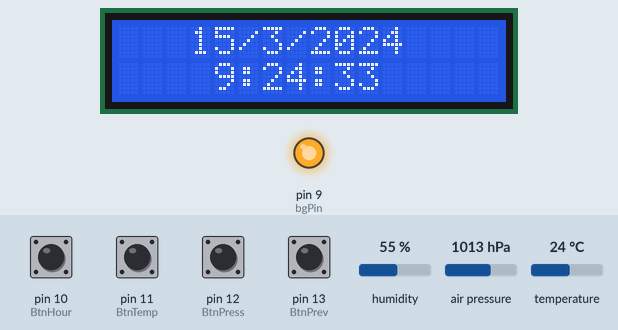
This sketch was run on a simulated Arduino Uno, built with avr-gcc and run on an emulated ATmega328P. On the bench: 16×2 character LCD, output pins drawn as LEDs (lit = HIGH). The inputs (shaded band) are chosen by the test bench; at power-on: pin 10 (BtnHour), pin 11 (BtnTemp), pin 12 (BtnPress), pin 13 (BtnPrev) HIGH, humidity 55 %, air pressure 1013 hPa, temperature 24 °C. The local clock reads 2024-03-15 10:24:30 at power-on unless the sketch sets it; what the sketch prints to the serial monitor is not drawn.

Above: at 3.2 s.
3.3 s: pin 11 (BtnTemp) pulled LOW for 1 s
At 4.7 s:
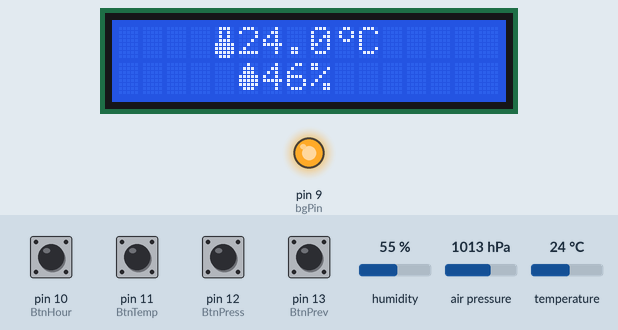
5.8 s: humidity set to 22 %
At 8.3 s:
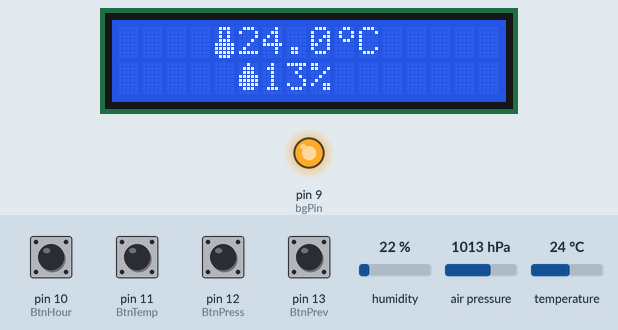
8.6 s: pin 12 (BtnPress) pulled LOW for 0.15 s
At 9.8 s:
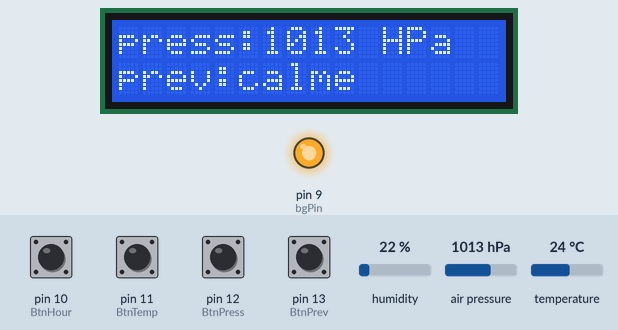
10.2 s: pin 13 (BtnPrev) pulled LOW for 1 s
At 11.8 s:
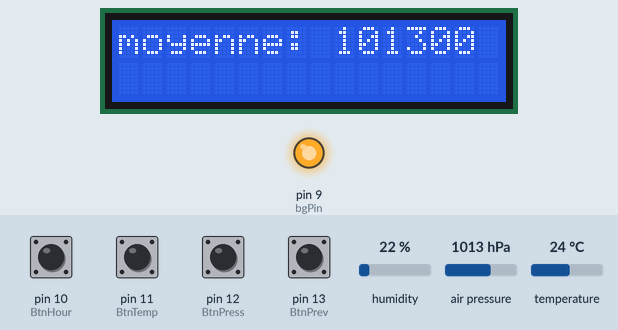
12.7 s: pin 10 (BtnHour) pulled LOW for 1 s
At 14.5 s:
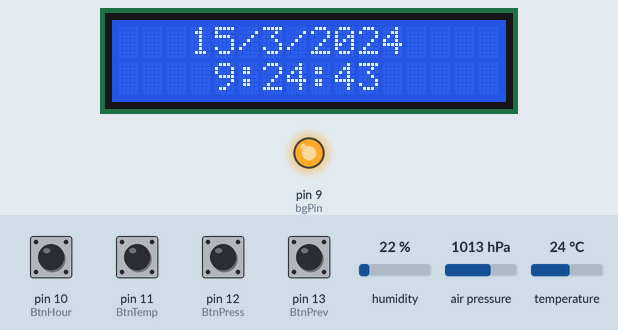
Timing chart, 0 to 16.0 s (numbered marks = the images above; inputs shaded):
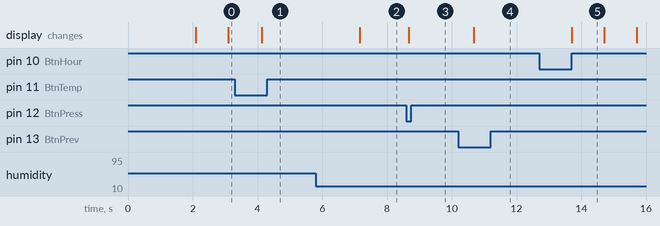

Measured:
- after the input at 3.3 s, the display: changes after 0.82 s (image 1)
- after the input at 5.8 s, the display: changes after 1.4 s (image 2)
- after the input at 8.6 s, the display: changes after 0.07 s (image 3)
- after the input at 10.2 s, the display: changes after 0.48 s (image 4)
- after the input at 12.7 s, the display: changes after 1.0 s (image 5)
- what the display in image 5 shows lasts 1.0 s, from 13.7 s to 14.7 s

The sketch:

station_meteo_V2.1.ino
```cpp
#include<LiquidCrystal.h> // import module pour lcd
#include <Wire.h>
#include <DS3231.h> // import module  pour horloge
#include "DHT.h"// import temp + humi
#include <Adafruit_BMP085.h> //press


#define A 6
#define DHTPIN 2   // Digital pin connected to the sDHT sensor temp + hum
#define DHTTYPE DHT11   // température et humidité


String infoSerial = "";

int screen = 1; // n° page lcd
int bgPin = 9; //pin rétroeclairage lcd

float t = 0; //valeur température
int h = 0; // valeur humidité

int prev_hour = 0;
int prev_min = 0;
int n_tab = 0;
String prevision = "";
long int tab_pression[A] {};
int z = 0;
long int moyenne_press = 0;
long int pression = 0;

int BtnHour = 10;
int state_BtnHour = false;
int BtnTemp = 11;
int state_BtnTemp = false;
int BtnPress = 12;
int state_BtnPress = false;
int BtnPrev = 13;
int state_BtnPrev = false;

LiquidCrystal lcd(3, 4, 5, 6, 7, 8); //décalaration pin lcd
RTClib myRTC; //clock
DHT dht(DHTPIN, DHTTYPE); // température + humumidité
Adafruit_BMP085 bmp; //pression

// création des caractères spéciaux pour l'afficheur lcd
byte temp[] = {
  B01110,
  B01010,
  B01010,
  B01110,
  B11111,
  B11111,
  B11111,
  B01110
};
byte hydro[] = {
  B00100,
  B01110,
  B01110,
  B11111,
  B11111,
  B11111,
  B01110,
  B00000
};
byte cel[] = {
  B00110,
  B01001,
  B01001,
  B00110,
  B00000,
  B00000,
  B00000,
  B00000
};
byte hours[] = {
  B00000,
  B01110,
  B10101,
  B10111,
  B10001,
  B01110,
  B00000,
  B00000
};
byte day[] = {
  B00000,
  B11111,
  B11111,
  B10001,
  B10101,
  B10001,
  B11111,
  B00000
};


void setup() {

  Serial.begin(9600);

  dht.begin();
  bmp.begin();
  if (!bmp.begin()) {
    Serial.println("[+] !Could not find a valid BMP085 sensor, check wiring! [+]");
    while (1) {}
  }

  pinMode(BtnHour, INPUT_PULLUP);
  pinMode(BtnTemp, INPUT_PULLUP);
  pinMode(BtnPress, INPUT_PULLUP);
  pinMode(BtnPrev, INPUT_PULLUP);

  lcd.createChar(0, temp);
  lcd.createChar(1, hydro);
  lcd.createChar(2, cel);
  lcd.createChar(3, hours);
  lcd.createChar(4, day);
  lcd.clear();

  Wire.begin();

  pinMode(bgPin, OUTPUT);
  digitalWrite(bgPin, HIGH);
  lcd.begin(16, 2); // setup lcd nbr digit
  lcd.setCursor(4, 0);
  lcd.print("init ..."); // setup lcd text default
  lcd.setCursor(2, 1);
  lcd.print("Home Station");
  init_prev_min();
  get_press();
  init_tab();


  delay(2000);
  lcd.clear();

}


void loop() {
  read_btn();
  while(Serial.available()){
    infoSerial = Serial.read();
    Serial.print("recived : ");
    Serial.println(infoSerial);
    if (infoSerial == "102"){
      digitalWrite(bgPin, LOW);
      Serial.print("[+] rétro-éclairage désactivé");
    }
    else if (infoSerial == "110"){
      digitalWrite(bgPin, HIGH);
      Serial.print("[+] rétro-éclairage activé");
    }
  }
  switch (screen) {

    case 1: {    //Design of home page 1
        lcd.clear();
        screen_1();
      }
      break;
    case 2: { //Design of page 2
        lcd.clear();
        screen_2();
      }
      break;

    case 3: {   //Design of page 3
        lcd.clear();
        screen_3();
      }
      break;
    case 4: {   //Design of page 3
        lcd.clear();
        screen_4();
      }
      break;
  }
}
void read_btn(){ // lecture des boutons de séléctions
  state_BtnHour = digitalRead(BtnHour);
  state_BtnTemp = digitalRead(BtnTemp);
  state_BtnPress = digitalRead(BtnPress);
  state_BtnPrev = digitalRead(BtnPrev);

  if (state_BtnHour == LOW){
    screen = 1;
  }
  else if (state_BtnTemp == LOW){
    screen = 2;
  }
  else if (state_BtnPress == LOW){
    screen = 3;
  }
  else if (state_BtnPrev == LOW){
    screen = 4;
  }

}
void get_press() { // récupération de la valeur de la pression
  pression = bmp.readPressure();
}

void up_press() { // misse a jours de la pression chaque minutes et heures
  DateTime now = myRTC.now();
  if (now.minute() == prev_min + 10) {
    prev_min = now.minute();
    verif_prevision();
  }
  if (now.hour() != prev_hour) {
    prev_hour = now.hour();
    dif_pression();
  }
}
void verif_prevision() {
  tab_pression[z] = pression;
  z ++;
  if (z == 6) {
    z = 0;
  }
}

void dif_pression() { // Calcule de la prévision météo
  moyenne_press = (tab_pression[0] + tab_pression[1] + tab_pression[2] + tab_pression[3] + tab_pression[4] + tab_pression[5] - tab_pression[z]) / 5;
  Serial.print("[+] moyenne :");
  Serial.println(moyenne_press);
  Serial.print("[+] pression :");
  Serial.println(pression);

  if (moyenne_press == 0) {

      Serial.println("[+] !error : pression = 0 !");
      prevision = "X";

  }
  else if ((pression - 35) < moyenne_press && moyenne_press < (pression + 35)) {
    Serial.println("[+] Calme");
    prevision = "calme";

  }
  else if (moyenne_press < (pression + 35)) {
    Serial.println("[+] Beau temps");
    prevision = "beau temps";

  }
  else if (moyenne_press > (pression - 35) && pression <= 101500) {
    Serial.println("[+] Nuage/Pluie");
    prevision = "nuage/pluie";

  }
  else if (moyenne_press < (pression + 150) && pression <= 101500) {
    Serial.println("[+] Soleil à court terme");
    prevision = "soleil CT";

  }
  else if (moyenne_press > (pression - 150) && pression > 99500) {
    Serial.println("[+] Orage");
    prevision = "orage";

  }
  else if (moyenne_press < (pression + 150) && pression >= 101500) {
    Serial.println("[+] Soleil à long terme");
    prevision = "soleil LT";

  }
  else if (moyenne_press > (pression - 150) && pression <= 99500) {
    Serial.println("[+] Tempete");
    prevision = "tempête";

  }
  else {

    Serial.println("[+] non definie");
    prevision = "non définie";
  }

}
void init_prev_min() {
  DateTime now = myRTC.now();
  prev_min = now.minute();
}

void init_tab() { // initialisation tableau avec les valeurs de la pression
  for (int i = 1; i <= 6; i++) {
    tab_pression[i] = pression;
  }
}


void screen_1() { //Design page 1 : affichage Date et heure
  func_loop();
  DateTime now = myRTC.now();
  lcd.setCursor(3, 0);
  lcd.print(now.day(), DEC);
  lcd.print('/');
  lcd.print(now.month(), DEC);
  lcd.print('/');
  lcd.print(now.year(), DEC);
  lcd.setCursor(4, 1);
  lcd.print(now.hour()-1, DEC);
  lcd.print(':');
  lcd.print(now.minute(), DEC);
  lcd.print(':');
  lcd.print(now.second(), DEC);
  delay(1000);
}
void screen_2() { //Design page 2 : affichage température et humidité
  func_loop();

  h = dht.readHumidity() - 9;      // read humidity

  t = dht.readTemperature();     // read temperature

  if (isnan(h) || isnan(t)) {
    Serial.println(F("[+] ! Failed to read from DHT sensor !"));
    return;
  }
  float hic = dht.computeHeatIndex(t, h, false);

  lcd.setCursor(4, 0);
  lcd.write(byte(0));
  lcd.setCursor(5, 0);
  lcd.print(t);
  lcd.setCursor(9, 0);
  lcd.write(byte(2));
  lcd.setCursor(10, 0);
  lcd.print("C");
  lcd.setCursor(5, 1);
  lcd.write(byte(1));
  lcd.setCursor(6, 1);
  lcd.print(h);
  lcd.setCursor(8, 1);
  lcd.print("%");

  delay(1500);
}

void screen_3() { //Design page 3 : affichage pression et prévision
  func_loop();
  lcd.setCursor(0, 0);
  lcd.print("press:");
  lcd.setCursor(6, 0);
  lcd.print(pression / 100);
  lcd.setCursor(11, 0);
  lcd.print("HPa");
  lcd.setCursor(0, 1);
  lcd.print("prev:");
  lcd.setCursor(5, 1);
  lcd.print(prevision);

  delay(1000);
}
void screen_4() { //Design page 4 : moyenne de la pression atmosphérique
  func_loop();
  lcd.setCursor(0, 0);
  lcd.print("moyenne: ");
  lcd.print(moyenne_press);
  delay(1000);

}

void func_loop() {
  get_press();
  up_press();
  read_btn();
}
```
